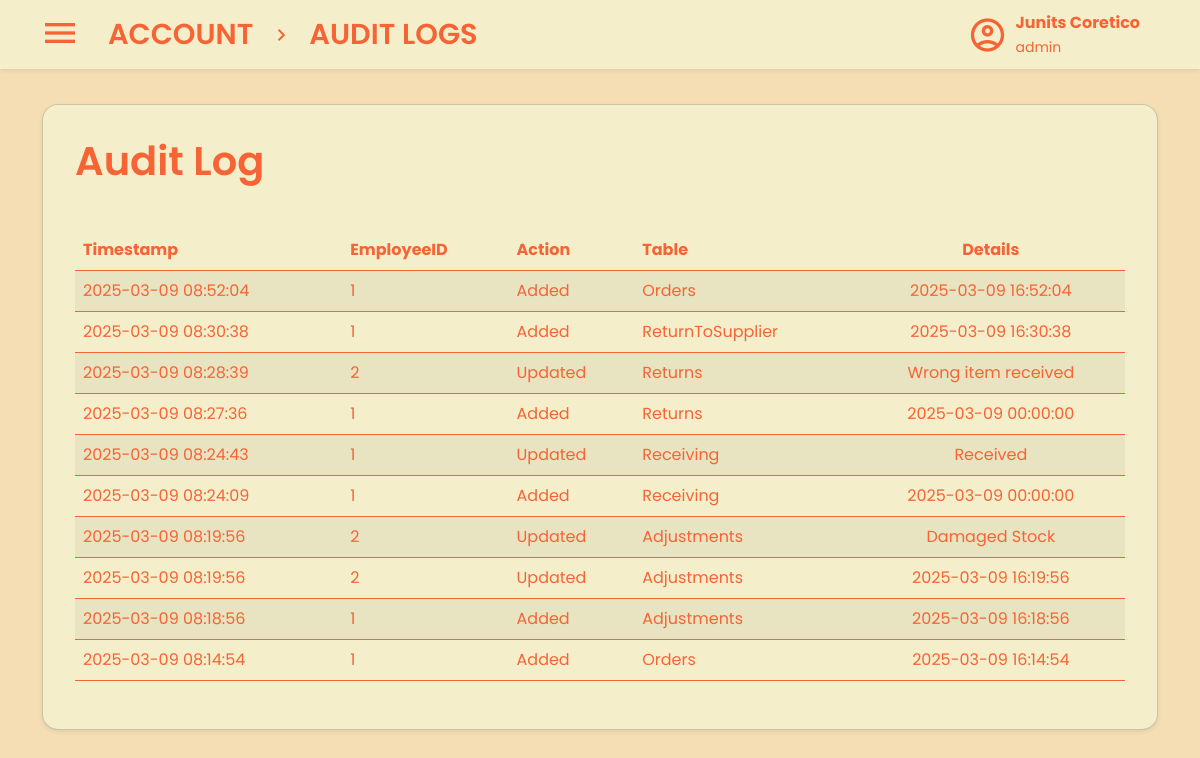
/views/admin/audit-log.php (signed in), run on the app's committed database.
### tables this page shows
CREATE TABLE IF NOT EXISTS `audit_logs` (
  `LogID` int(11) NOT NULL AUTO_INCREMENT,
  `TableName` varchar(50) NOT NULL,
  `RecordID` int(11) NOT NULL,
  `ActionType` enum('Added','Updated') NOT NULL,
  `ColumnName` varchar(50) NOT NULL,
  `OldValue` text DEFAULT NULL,
  `NewValue` text NOT NULL,
  `AdminID` int(11) NOT NULL,
  `Timestamp` timestamp NOT NULL DEFAULT current_timestamp(),
  PRIMARY KEY (`LogID`),
  KEY `AdminID` (`AdminID`)
);

### views/admin/audit-log.php (the view, shortened to what this page needs)
<?php
include '../../database/database.php';
$sql = "SELECT * FROM audit_logs ORDER BY Timestamp DESC";
$result = $conn->query($sql);
?>
<!DOCTYPE html>
<html lang="en">
<head>
    <link rel="stylesheet" href="../../statics/account-style.css" />
    <link rel="stylesheet" href="../../statics/style.css" />
    <link rel="stylesheet" href="../../statics/css/bootstrap.min.css" />
    <link rel="stylesheet" href="../../statics/account-manager.css" />
</head>
<body class="main">
    <nav class="navbar bg-body-tertiary fixed-top shadow-sm">
        <div class="container-fluid">
            <div class="d-flex align-items-center">
                <button
                    class="navbar-toggler mx-3 border-0 shadow-none"
                    type="button"
                    data-bs-toggle="offcanvas"
                    data-bs-target="#offcanvasNavbar"
                    aria-controls="offcanvasNavbar"
                    aria-label="Toggle navigation">
                    <span class="material-icons-outlined navbar-icon"> menu </span>
                </button>
                <a class="navbar-brand fw-semibold" href="../account.php">ACCOUNT</a>
                <span class="material-icons-outlined me-3">chevron_right</span>
                <a class="navbar-brand fw-semibold" href="audit-log.php">AUDIT LOGS</a>
            </div>
            <div class="d-flex align-items-center me-5 ms-auto">
                <span class="material-icons-outlined me-2 fs-1">account_circle</span>
                <div>
                    <p class="fw-bold mb-0">
                        <?php echo htmlspecialchars($_SESSION['first_name'] . ' ' . $_SESSION['last_name']); ?>
                    </p>
                    <small class="mt-0">
                        <?php echo htmlspecialchars($_SESSION['role']); ?>
                    </small>
                </div>
            </div>
        </div>
    </nav>
    <div class="container pt-4 mb-0">
        <div class="card shadow-sm rounded-4 p-3">
            <div class="card-body">
                <h5 class="card-title fw-semibold display-6 mb-4">Audit Log</h5>
                <?php if ($result->num_rows > 0): ?>
                    <div class="table-responsive">
                        <table class="table table-striped table-hover">
                            <thead>
                                <tr>
                                    <th>Timestamp</th>
                                    <th>EmployeeID</th>
                                    <th>Action</th>
                                    <th>Table</th>
                                    <th>Details</th>
                                </tr>
                            </thead>
                            <tbody>
                                <?php while ($row = $result->fetch_assoc()): ?>
                                    <tr>
                                        <td class="py-2"><?php echo $row['Timestamp']; ?></td>
                                        <td class="py-2"><?php echo $row['AdminID']; ?></td>
                                        <td class="py-2"><?php echo $row['ActionType']; ?></td>
                                        <td class="py-2"><?php echo $row['TableName']; ?></td>
                                        <td class="py-2"><?php echo $row['NewValue']; ?></td>
                                    </tr>
                                <?php endwhile; ?>
                            </tbody>
                        </table>
                    </div>
                <?php else: ?>
                    <p class="text-center text-muted fw-semibold">No recorded transactions at this time.</p>
                <?php endif; ?>
            </div>
        </div>
    </div>
</body>
</html>

### statics/account-style.css (style rules this page uses)
:root { --color-1: #f66435; --color-2: #f4efca; --color-3: #f5deb3; --color-4: #ff7f50; --color-5: #d49066; --text-color: #3e2723; --placeholder-color: #8c7a6b; --color-1-rgb: 246, 100, 53; }
body { padding-top: 5rem; padding-bottom: 2rem; }
.container .card { background-color: var(--color-2); color: var(--color-1); }
.card-title { color: var(--color-1); }

### statics/style.css (style rules this page uses)
:root { --color-1: #f66435; --color-2: #f4efca; --color-3: #f5deb3; --color-4: #ff7f50; --color-5: #d49066; --color-1-rgb: 246, 100, 53; }
* { font-family: "Poppins", sans-serif; }
.main { background-color: var(--color-3); }
p { color: var(--color-1); }
nav.navbar { background-color: var(--color-2) !important; color: var(--color-1) !important; }
.navbar-brand { font-size: 1.8em !important; color: var(--color-1) !important; }
.navbar .navbar-toggler .navbar-icon { color: var(--color-1) !important; font-size: 2em; }

### statics/account-manager.css (style rules this page uses)
:root { --color-1: #f66435 !important; --color-2: #f4efca !important; --color-3: #f5deb3 !important; --color-4: #ff7f50 !important; --color-5: #d49066 !important; }
.table { background-color: #f4efca !important; color: #f66435 !important; margin-top: 2%; border-color: var(--color-1) !important; border-radius: 3px; }
.table th, .table td { background-color: #f4efca !important; color: #f66435 !important; border-color: var(--color-1) !important; }
.table thead th { background-color: #f4efca !important; color: #f66435 !important; border-color: var(--color-1) !important; }
.table tbody tr { background-color: #f4efca !important; border-color: var(--color-1) !important; }
.table td:last-child { text-align: center !important; }
.table th:last-child { text-align: center !important; }

### data on the page
audit_logs: Timestamp "2025-03-09 08:52:04", AdminID "1", ActionType "Added", TableName "Orders", NewValue "2025-03-09 16:52:04"
audit_logs: Timestamp "2025-03-09 08:30:38", AdminID "1", ActionType "Added", TableName "ReturnToSupplier", NewValue "2025-03-09 16:30:38"
audit_logs: Timestamp "2025-03-09 08:28:39", AdminID "2", ActionType "Updated", TableName "Returns", NewValue "Wrong item received"
audit_logs: Timestamp "2025-03-09 08:27:36", AdminID "1", ActionType "Added", TableName "Returns", NewValue "2025-03-09 00:00:00"
audit_logs: Timestamp "2025-03-09 08:24:43", AdminID "1", ActionType "Updated", TableName "Receiving", NewValue "Received"
audit_logs: Timestamp "2025-03-09 08:24:09", AdminID "1", ActionType "Added", TableName "Receiving", NewValue "2025-03-09 00:00:00"
audit_logs: Timestamp "2025-03-09 08:19:56", AdminID "2", ActionType "Updated", TableName "Adjustments", NewValue "Damaged Stock"
audit_logs: Timestamp "2025-03-09 08:19:56", AdminID "2", ActionType "Updated", TableName "Adjustments", NewValue "2025-03-09 16:19:56"
audit_logs: Timestamp "2025-03-09 08:18:56", AdminID "1", ActionType "Added", TableName "Adjustments", NewValue "2025-03-09 16:18:56"
audit_logs: Timestamp "2025-03-09 08:14:54", AdminID "1", ActionType "Added", TableName "Orders", NewValue "2025-03-09 16:14:54"

### other printed values
$_SESSION['first_name'] . ' ' . $_SESSION['last_name'] "Junits Coretico"
$_SESSION['role'] "admin"
